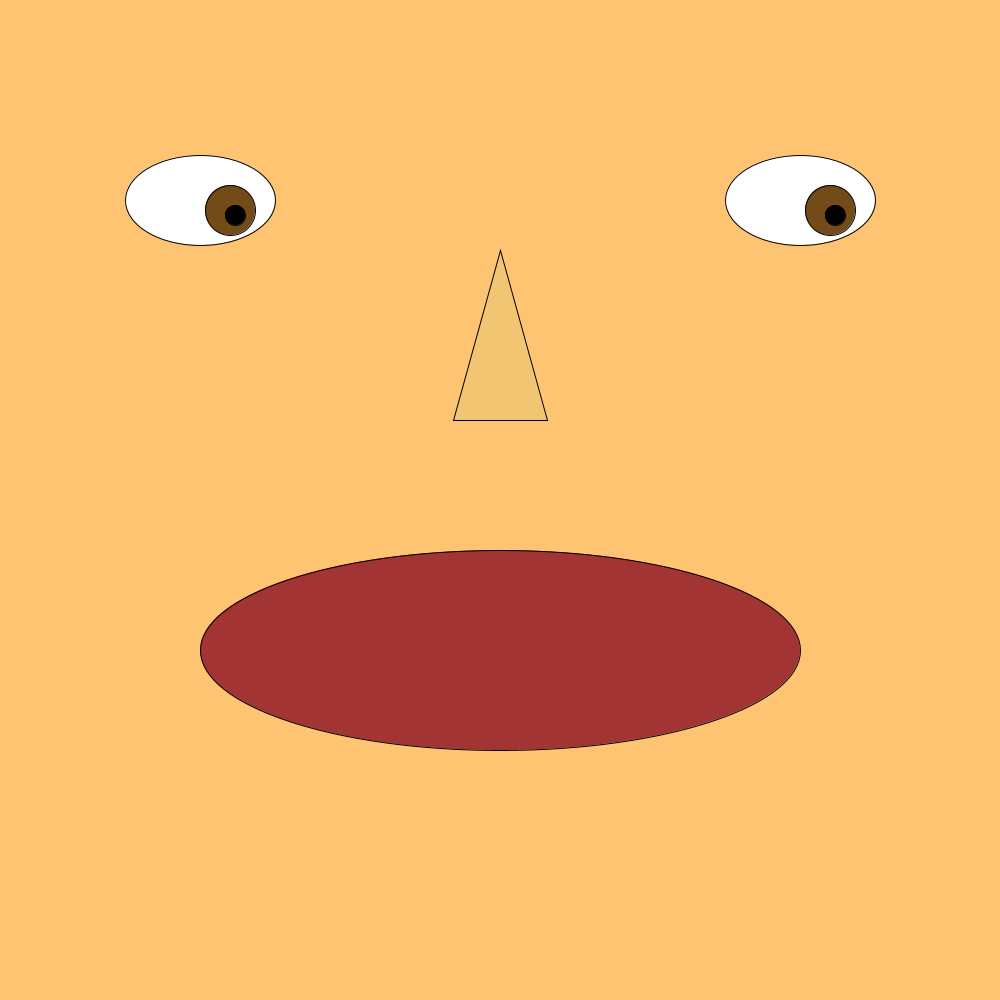
Frame 1 (no input)
Frame 60 (the mouse pressed at the canvas centre just before this capture): identical to frame 1, image omitted
Frame 120 (the mouse held since frame 60 and released just before this capture): identical to frame 1, image omitted

The Processing sketch that drew this single still picture (run headless with seeded random() and noise(); from frame 60 on, the mouse is pressed at the canvas centre):

// Processing sketch: drawing_1
// ── drawing_1.pde
void setup(){
 size(1000,1000);

}
void draw(){
  background(#FFC472);
  fill(#FFFFFF);
 ellipse(200,200,150,90);
 fill(#FFFFFF);
 ellipse(800,200,150,90);
  fill(#A33434);
  ellipse(500,650,600,200);
  fill(#F2C572);
  triangle(453,420,500,250,547,420);
  fill(#724b18);
  ellipse(230,210,50,50);
  fill(#000000);
  ellipse(235,215,20,20);
  fill(#724b18);
  ellipse(830,210,50,50);
  fill(#000000);
  ellipse(835,215,20,20);
  
  println(mouseX);
  println(mouseY);
  println();
}
